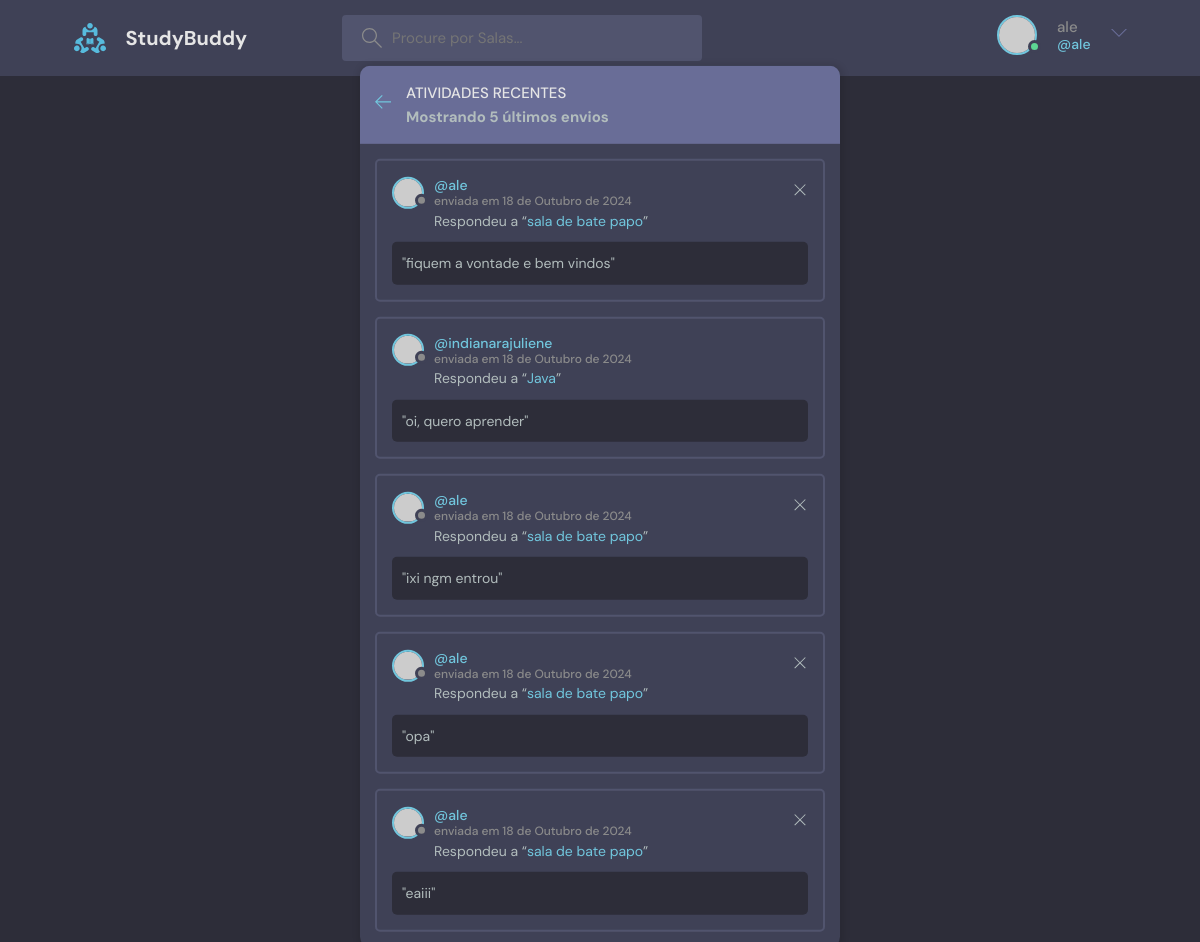
Page /recentes/ (signed in) on the committed database.
### principal/models.py (models this page shows, shortened)
class Mensagem(models.Model):
    user = models.ForeignKey(User, on_delete=models.CASCADE)
    room = models.ForeignKey(Room, on_delete=models.CASCADE)
    texto = models.TextField()
    enviada = models.DateField(auto_now_add=True)

class Room(models.Model):
    topico = models.ForeignKey(Topico, on_delete=models.SET_NULL, null=True)
    adm = models.ForeignKey(User, on_delete=models.SET_NULL, null=True)
    nome = models.CharField(max_length=50)
    descricao = models.TextField()
    participantes = models.ManyToManyField(User, related_name='participantes', blank=True )
    criada = models.DateField(auto_now_add=True)
    def __str__(self):
        return self.nome

### principal/views.py (the view)
# urls.py: path('recentes/', atvsRecentes, name="recentes"),
def atvsRecentes(request):
    q = request.GET.get('q') if request.GET.get('q') != None else ''
    mensagens_sala = Mensagem.objects.filter(room__topico__nome__icontains=q).order_by('-enviada')[0:5]
    return render(request, 'principal/activity.html', {'mensagens':mensagens_sala})

### principal/templates/principal/activity.html (shortened to what this page needs)
{% extends 'main.html' %}
{% block content %}
    <main class="layout">
      <div class="container">
        <div class="layout__box">
          <div class="layout__boxHeader">
            <div class="layout__boxTitle">
              <a href="{% url 'home' %}">
                <svg version="1.1" xmlns="http://www.w3.org/2000/svg" width="32" height="32" viewBox="0 0 32 32">
                  <title>arrow-left</title>
                  <path
                    d="M13.723 2.286l-13.723 13.714 13.719 13.714 1.616-1.611-10.96-10.96h27.625v-2.286h-27.625l10.965-10.965-1.616-1.607z"
                  ></path>
                </svg>
              </a>
              <div class="frases-atividades-mobile">
                <h3>Atividades Recentes</h3>
                <h5>Mostrando 5 últimos envios</h5>
              </div>
            </div>
          </div>
          {% for a in mensagens %}
          <div class="activities__box">
              <div class="activities__boxHeader roomListRoom__header">
                <a href="{% url 'perfil-user' a.user.id %}" class="roomListRoom__author">
                  <div class="avatar avatar--small">
                    <img src="https://randomuser.me/api/portraits/women/11.jpg" />
                  </div>
                  <p>
                    @{{a.user}}
                    <span>enviada em {{a.enviada}}</span>
                  </p>
                </a>
                {% if request.user == a.user %}
                  <div class="roomListRoom__actions">
                      <a href="{% url 'deletar-mensagem' a.id %}">
                      <svg version="1.1" xmlns="http://www.w3.org/2000/svg" width="32" height="32" viewBox="0 0 32 32">
                          <title>remover</title>
                          <path
                          d="M27.314 6.019l-1.333-1.333-9.98 9.981-9.981-9.981-1.333 1.333 9.981 9.981-9.981 9.98 1.333 1.333 9.981-9.98 9.98 9.98 1.333-1.333-9.98-9.98 9.98-9.981z"
                          ></path>
                      </svg>
                      </a>
                  </div>
                {% endif %}
              </div>
              <div class="activities__boxContent">
                <p>Respondeu a “<a href="{% url 'room' a.room.id %}">{{a.room}}</a>”</p>
                <div class="activities__boxRoomContent">
                  "{{a.texto}}"
                </div>
              </div>
            </div>
            {% endfor %}
          </div>
        </div>
    </main>
{% endblock %}

### templates/barra-cima.html (shortened to what this page needs)
<body>
{% load static %}
{% block content %}
<header class="header header--loggedIn">
    <div class="container">
      <a href="{% url 'home' %}" class="header__logo">
        <img src="{% static 'images/logo.svg' %}" />
        <h1>StudyBuddy</h1>
      </a>
      <form action="{% url 'home' %}" method="GET" class="header__search">
        <label>
            <input type="text" placeholder="Procure por Salas..." name="q">
        </label>
      </form>
      <nav class="header__menu">
        {% if request.user.is_authenticated %}
        <div class="header__user">
          <a href="profile.html">
            <div class="avatar avatar--medium active">
              <a href="{% url 'perfil-user' user.id %}"><img src="https://randomuser.me/api/portraits/men/37.jpg" /></a>
            </div>
            <a href="{% url 'perfil-user' user.id %}"><p>{{request.user}}<span>@{{request.user.username}}</span></p></a>
          </a>
          <button class="dropdown-button">
            <svg version="1.1" xmlns="http://www.w3.org/2000/svg" width="32" height="32" viewBox="0 0 32 32">
              <title>chevron-down</title>
              <path d="M16 21l-13-13h-3l16 16 16-16h-3l-13 13z"></path>
            </svg>
          </button>
        </div>
        {% else %}
            <a href="{% url 'pagina-login' %}">
                <img src="{% static 'images/avatar.svg' %}" alt="">
                <p>Login</p>
            </a>
        {% endif %}
      </nav>
    </div>
  </header>
    {% endblock %}
</body>

### rows in the picture
Mensagem: user "ale", enviada "18 de Outubro de 2024", room "sala de bate papo", texto "fiquem a vontade e bem vindos"
Mensagem: user "indianarajuliene", enviada "18 de Outubro de 2024", room "Java", texto "oi, quero aprender"
Mensagem: user "ale", enviada "18 de Outubro de 2024", room "sala de bate papo", texto "ixi ngm entrou"
Mensagem: user "ale", enviada "18 de Outubro de 2024", room "sala de bate papo", texto "opa"
Mensagem: user "ale", enviada "18 de Outubro de 2024", room "sala de bate papo", texto "eaiii"

### other values in the picture
{{ request.user }} "ale"
{{ request.user.username }} "ale"
